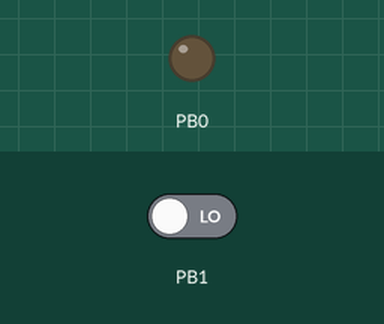
Recording of a program running on a simulated ATmega328P, built with avr-gcc and emulated at 16 MHz. Shown: output pins drawn as LEDs (lit = HIGH). Inputs (shaded band) come from the test bench; at power-on: PB1 LOW.

Above: at 1.2 s.
1.3 s: PB1 driven HIGH
At 1.9 s:
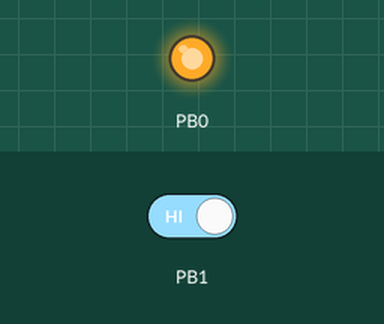
4.3 s: PB1 driven LOW
At 6.7 s:
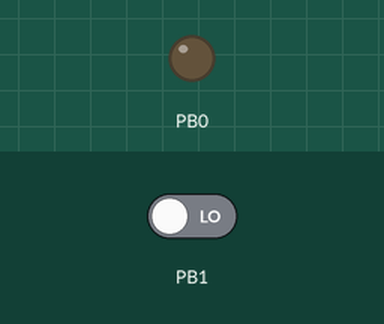
Timing chart, 0 to 8.2 s (numbered marks = the images above; inputs shaded):
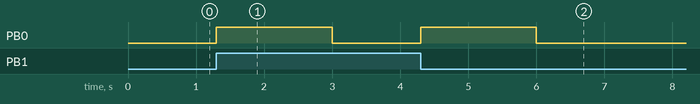

The program:

main.c
```c
#define F_CPU 16000000UL
#include <avr/io.h>
#include <util/delay.h>
#include <avr/interrupt.h>

#define setOutput(x,y) x |= (1<<y)
#define setInput(x,y)  x &= ~(1<<y)
#define setBit(x,y)    x |= _BV(y)
#define clearBit(x,y)  x &= ~_BV(y)
#define toggleBit(x,y) x ^= _BV(y)

int main(){
	setOutput(DDRB,PINB0);
	setInput(DDRB,PINB1);
	PCICR = _BV(PCIE0);
	PCMSK0 = _BV(PCINT1);
	sei();
	while(1){
		clearBit(PORTB,PINB0);
		_delay_ms(1000);
	}
}

ISR(PCINT0_vect){
	if(((1<<PINB0)&PINB)==0){
		setBit(PORTB,PINB0);
		_delay_ms(1000);
	}
}
```

Measured:
- after the input at 1.3 s, PB0: LOW → HIGH at once, → LOW 1.7 s later
- after the input at 4.3 s, PB0: LOW → HIGH at once, → LOW 1.7 s later
